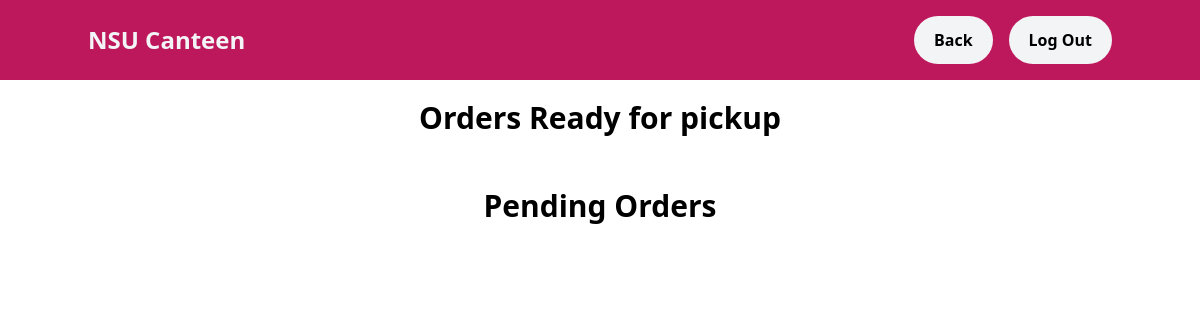
Page /output/queue.php on the earlier database version.
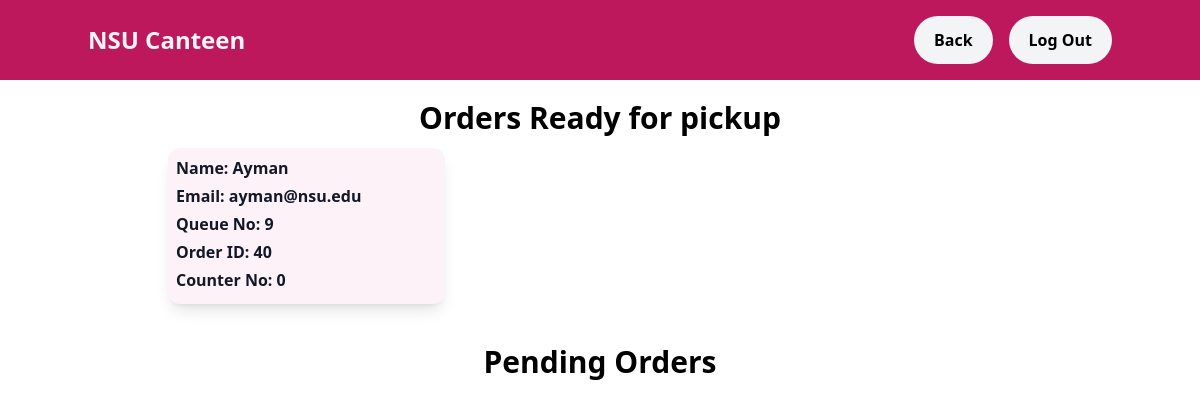
Same page on the later database version.
### tables this page shows
CREATE TABLE `Queue` (
  `QueueNo` int(11) NOT NULL,
  `OrderID` int(11) NOT NULL,
  `Counter` int(11) DEFAULT NULL
);

CREATE TABLE `users` (
  `id` int(11) NOT NULL,
  `category` int(11) NOT NULL,
  `name` varchar(50) NOT NULL,
  `email` varchar(50) NOT NULL,
  `phone` varchar(20) NOT NULL,
  `password` varchar(50) NOT NULL,
  `verified` varchar(255) NOT NULL DEFAULT 'pending'
);

### output/queue.php (the view, shortened to what this page needs)
<html>
<head>
    <link rel="stylesheet" href="outputstyles.css">
    <script src="https://cdn.tailwindcss.com"></script>
</head>
<nav class="bg-pink-700 py-4 px-4 sm:px-6 md:px-14 z-10">
    <div class="container mx-auto flex justify-between items-center">
        <button onClick="history.back()" class="text-gray-100 text-2xl border-white font-fatface">NSU Canteen</button>
        <div class="relative flex items-center">
            <button onClick="history.back()"
                class=" flex justify-center items-center bg-gray-100 hover:bg-pink-700 hover:text-white text-black font-raleway py-3 px-5 rounded-full hover:ring-2 hover:ring-white hover:translate-0 hover:transition-shadow ml-4">Back</button>
            <?php
            if (!isset($_SESSION["loggedin"]) || $_SESSION["loggedin"] !== true) {
                ?>
                <a href="login.php"
                    class=" flex justify-center items-center bg-gray-100 hover:bg-pink-700 hover:text-white text-black font-raleway py-3 px-5 rounded-full hover:ring-2 hover:ring-white hover:translate-0 hover:transition-shadow ml-4">
                    <i class="fas fa-sign-out-alt"></i> Log Out
                </a>
            <?php } ?>
        </div>
    </div>
</nav>
<body class=" scroll-smooth font-semibold min-h-screen bg-cover bg-no-repeat w-full"
    style="background-image: url('images/Homepage bg .png'); backdrop-filter:blur(3px);">
    <h1 class="my-5 text-center text-3xl h-2 ">Orders Ready for pickup</h1>
    <ul class="grid sm:grid-cols-1 md:grid-cols-3 gap-4 mx-auto container shadow-none md:px-20 py-5 sm:px-10">
        <?php
        include("connection.php");
        $sql = "SELECT * FROM Queue WHERE counter IS NOT NULL";
        $result = $conn->Query($sql);
        if ($result == true) {
            if ($result->num_rows > 0) {
                while ($row = $result->fetch_assoc()) { ?>
                    <li class="p-2 bg-pink-50 rounded-xl shadow-lg overflow-hidden flex">
                        <div class="flex-grow p-0">
                            <?php
                            $orderDetails = "SELECT BILL.*, users.id,users.name, users.email
                        FROM BILL
                        INNER JOIN users ON BILL.CustomerID = users.id
                        WHERE OrderID = " . $row["OrderID"] . ";";
                            $orderDetails = $conn->query($orderDetails);
                            $orderDetails = $orderDetails->fetch_assoc();
                            ?>
                            <h3 class="text-base font-raleway text-gray-900 mb-1">
                                Name:
                                <?php echo $orderDetails["name"] ?>
                            </h3>
                            <p class="text-base font-raleway text-gray-900 mb-1">
                                Email:
                                <?php echo $orderDetails["email"] ?>
                            </p>
                            <h3 class="text-base font-raleway text-gray-900 mb-1">Queue No:
                                <?php echo $row['QueueNo'] ?>
                            </h3>
                            <h3 class="text-base font-raleway text-gray-900 mb-1">Order ID:
                                <?php echo $row["OrderID"] ?>
                            </h3>
                            <h1 class="text-base font-raleway text-gray-900 mb-1"><b>Counter No:
                                    <?php echo $row["Counter"] ?>
                                </b>
                            </h1>
                        </div>
                    </li>
                <?php }
            }
        }
        ?>
    </ul>
    <h1 class="md:py-5 text-center text-3xl  h-2 ">Pending Orders</h1>
    <ul class="grid sm:grid-cols-1 md:grid-cols-3 gap-4 mx-auto container shadow-none md:px-20 py-5 sm:px-10">
    </ul>
</body>
</html>

Differences in the rows shown:
added queue: users.name "Ayman", users.email "ayman@nsu.edu", QueueNo "9", OrderID "40", Counter "0"
